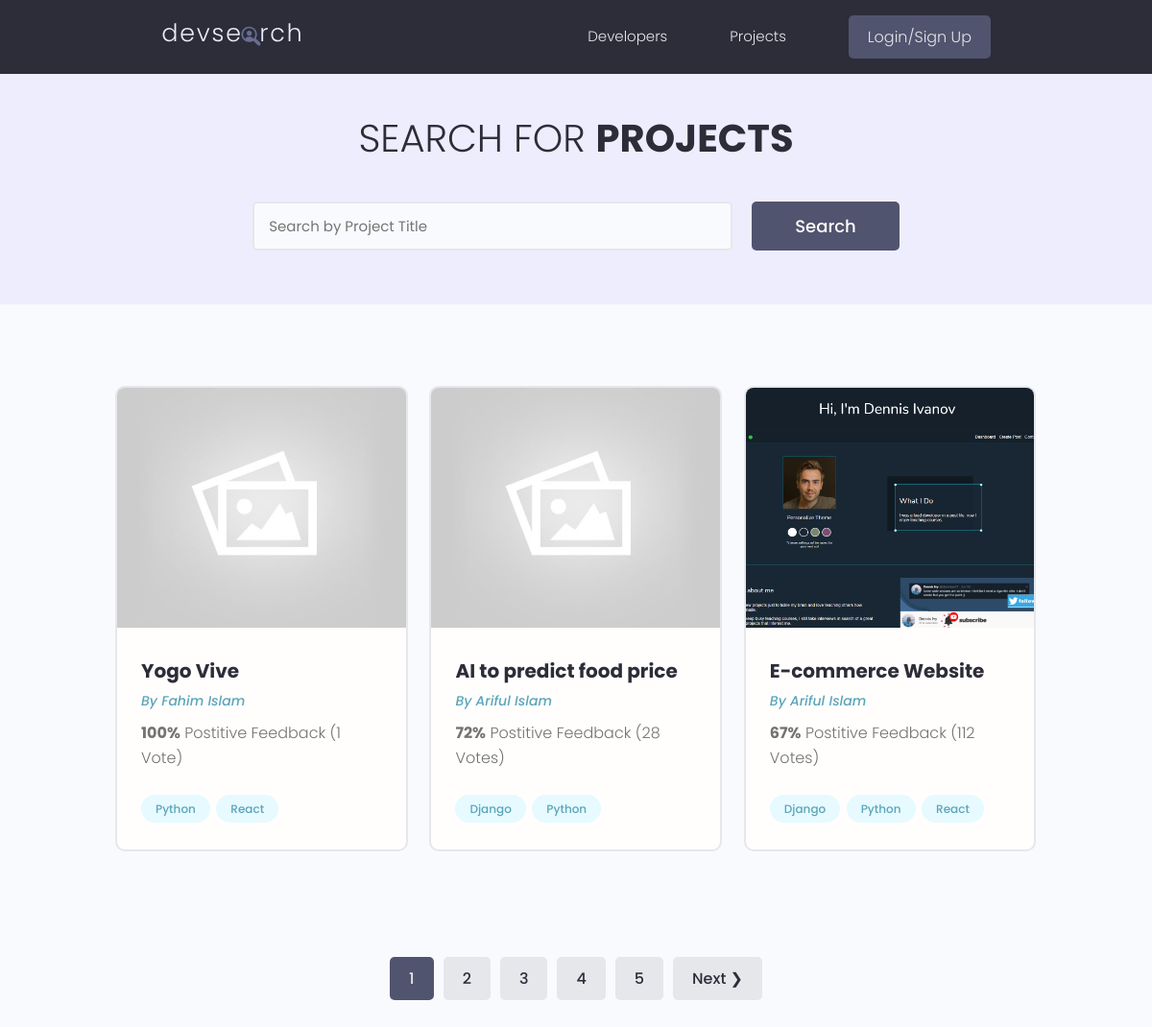
/projects/, run on the app's committed database.
### projects/models.py (models this page shows, shortened)
class Project(models.Model):
    owner = models.ForeignKey(Profile,null=True, blank=True, on_delete=models.CASCADE)
    title = models.CharField(max_length=200)
    description = models.TextField(null=True, blank=True)
    featured_image = models.ImageField(null=True, blank=True, default='default.jpg')
    demo_link = models.CharField(max_length=2000, null=True, blank=True)
    source_link = models.CharField(max_length=2000, null=True, blank=True)
    vote_total = models.IntegerField(default=0,null=True,blank=True)
    vote_ratio = models.IntegerField(default=0,null=True,blank=True)
    tags = models.ManyToManyField('Tag',blank=True)
    created = models.DateTimeField(auto_now_add=True)
    id = models.UUIDField(default=uuid.uuid4, unique=True,primary_key=True, editable=False)
    class Meta:
        ordering = ['-vote_ratio','-vote_total','title'] # -created to reverse

class Tag(models.Model):
    name = models.CharField(max_length=200)
    created = models.DateTimeField(auto_now_add=True)
    id = models.UUIDField(default=uuid.uuid4, unique=True,primary_key=True, editable=False)
    def __str__(self):
        return self.name

### users/models.py (models this page shows, shortened)
class Profile(models.Model):
    user = models.OneToOneField(User, on_delete=models.CASCADE, null=True,blank=True)
    name = models.CharField(max_length=200, blank=True, null=True)
    email = models.EmailField(max_length=500, blank=True, null=True)
    username = models.CharField(max_length=200, blank=True, null=True)
    location = models.CharField(max_length=200, blank=True, null=True)
    short_intro = models.CharField(max_length=200,blank=True, null=True)
    bio = models.TextField(blank=True, null=True)
    profile_image = models.ImageField(blank=True, null=True, upload_to = 'profiles/',default='profiles/user-default.png')
    social_github = models.CharField(max_length=200, blank=True, null=True)
    social_twitter = models.CharField(max_length=200, blank=True, null=True)
    social_linkedin = models.CharField(max_length=200, blank=True, null=True)
    social_youtube = models.CharField(max_length=200, blank=True, null=True)
    social_website = models.CharField(max_length=200, blank=True, null=True)
    created = models.DateTimeField(auto_now_add=True)
    id = models.UUIDField(default=uuid.uuid4, unique=True,primary_key=True, editable=False)
    class Meta:
        ordering = ['created'] # -created to reverse

### projects/views.py (the view)
# urls.py: path('projects/',include('projects.urls')),
def projects(request):
    projects, search_query = searchProject(request)
    custom_range, projects = paginateProjects(request, projects)
    context = {'projects': projects,'custom_range':custom_range, 'search_query':search_query}
    return render(request,'projects/projects.html',context)

### projects/utils.py (called while the page is built)
def paginateProjects(request, projects):
    page = request.GET.get('page')
    results = 3
    paginator = Paginator(projects,results)
    try:
        projects = paginator.page(page)
    except PageNotAnInteger:
        page=1
        projects = paginator.page(page)
    except EmptyPage:
        page = paginator.num_pages
        projects = paginator.page(page)
    leftIndex = (int(page) - 4)
    if leftIndex < 1:
        leftIndex = 1
    rightIndex = (int(page) + 5)
    if rightIndex > paginator.num_pages:
        rightIndex = paginator.num_pages + 1
    custom_range = range(leftIndex,rightIndex)
    return custom_range, projects

def searchProject(request):
    search_query = ''
    if request.GET.get('search_query'):
        search_query = request.GET.get('search_query')
    tags = Tag.objects.filter(name__icontains = search_query)
    projects = Project.objects.distinct().filter(
        Q(title__icontains=search_query) |
        Q(description__icontains = search_query) |
        Q(owner__name__icontains = search_query) |
        Q(tags__in = tags)
    )
    return projects, search_query

### projects/templates/projects/projects.html (shortened to what this page needs)
{% extends 'main.html' %}
{% block content %}
  <main class="projects">
    <section class="hero-section text-center">
      <div class="container container--narrow">
        <div class="hero-section__box">
          <h2>Search for <span>Projects</span></h2>
        </div>
        <div class="hero-section__search">
          <form class="form" action="{% url 'projects' %}" method="get">
            <div class="form__field">
              <input class="input input--text" id="formInput#search" type="text" name="search_query"
                value="{{search_query}}" placeholder="Search by Project Title" />
            </div>
            <input class="btn btn--sub btn--lg" type="submit" value="Search" />
          </form>
        </div>
      </div>
    </section>
    <section class="projectsList">
      <div class="container">
        <div class="grid grid--three">
            {% for project in projects %}
                <div class="column">
                    <div class="card project">
                    <a href="{% url 'project' project.id %}" class="project">
                        <img class="project__thumbnail" src="{{project.featured_image.url}}" alt="project thumbnail" />
                        <div class="card__body">
                        <h3 class="project__title">{{project.title}}</h3>
                        <p><a class="project__author" href="{% url 'user-profile' project.owner.id %}">By {{project.owner.name}}</a></p>
                        <p class="project--rating">
                            <span style="font-weight: bold;">{{project.vote_ratio}}%</span> Postitive
                            Feedback ({{project.vote_total}} Vote{{project.vote_total|pluralize:"s"}})
                        </p>
                        <div class="project__tags">
                            {% for tag in project.tags.all %}
                            <span class="tag tag--pill tag--main">
                            <small>{{tag}}</small>
                            </span>
                            {% endfor %}
                        </div>
                        </div>
                    </a>
                    </div>
                </div>
            {% endfor %}
        </div>
      </div>
    </section>
    {% include 'pagination.html' with queryset=projects custom_range=custom_range %}
  </main>
{% endblock %}

### templates/main.html (shortened to what this page needs)
<!DOCTYPE html>
{% load static %}
<html lang="en">
<head>
    <link rel="stylesheet" href="https://cdnjs.cloudflare.com/ajax/libs/font-awesome/4.7.0/css/font-awesome.min.css">
    <link rel="stylesheet" href="{% static 'uikit/styles/uikit.css' %}" />
    <link rel="stylesheet" href="{% static 'styles/app.css' %}" />
</head>
<body>
    {% include 'navbar.html' %}
    {% block content %}
    {% endblock  %}
</body>
</html>

### templates/navbar.html (shortened to what this page needs)
{% load static %}
  <header class="header">
    <div class="container container--narrow">
      <a href="{% url 'profiles' %}" class="header__logo">
        <img src="{% static 'images/logo.svg' %}" alt="DevSearch Logo" />
      </a>
      <nav class="header__nav">
        <ul class="header__menu">
          <li class="header__menuItem"><a href="{% url 'profiles' %}">Developers</a></li>
          <li class="header__menuItem"><a href="{% url 'projects' %}">Projects</a></li>
          {% if request.user.is_authenticated %}
          <li class="header__menuItem"><a href="{% url 'inbox' %}">Inbox</a></li>
          <li class="header__menuItem"><a href="{% url 'account' %}">Account</a></li>
          <li class="header__menuItem"><a href="{% url 'logout' %}" class="btn btn--sub">Logout</a></li>
          {% else %}
          <li class="header__menuItem"><a href="{% url 'login' %}" class="btn btn--sub">Login/Sign Up</a></li>
          {% endif %}
        </ul>
      </nav>
    </div>
  </header>

### templates/pagination.html (shortened to what this page needs)
{% if queryset.has_other_pages %}
    <div class="pagination">
        <ul class="container">
          {% for page in custom_range %}
            {% if page == queryset.number %}
              <li><a href="?search_query={{search_query}}&page={{page}}" class="btn page-link btn--sub">{{page}}</a></li>
            {% else %}
              <li><a href="?search_query={{search_query}}&page={{page}}" class="btn page-link">{{page}}</a></li>
            {% endif %}
          {% endfor %}
          {% if queryset.has_next %}
          <li><a href="?search_query={{search_query}}&page={{queryset.next_page_number}}" class="btn page-link">Next &#10095</a></li>
          {% endif %}
        </ul>
    </div>
{% endif %}

### static/styles/app.css (style rules this page uses)
:root { --color-sub: #2d2d39; }
.btn--sub { background-color: var(--color-sub-light); }
.card { border: 2px solid var(--color-light); }
img { width: 100%; }
.header { position: sticky; z-index: 111; background-color: var(--color-sub); padding: 1.5rem 0; }
.header > .container { display: flex; justify-content: space-between; align-items: center; }
.header__logo > img { height: 3.8rem; }
.header__nav > ul { display: inline-flex; align-items: center; list-style: none; gap: 6.5rem; }
.header__menuItem > a { color: var(--color-light); font-weight: 300; }
.hero-section { height: 40vh; display: flex; align-items: center; background-color: var(--color-sub); }
.hero-section__box { margin-bottom: 4rem; }
.hero-section__box > h2, .hero-section__box > h2 > span { font-size: 4rem; color: var(--color-light); line-height: 1.3; text-transform: uppercase; }
.hero-section__box > h2 { font-weight: 300; }
.hero-section__box > h2 > span { font-weight: 700; }
.hero-section__search > .form { display: flex; align-items: center; justify-content: center; gap: 2rem; }
.hero-section__search > .form input.input--text { width: 50rem; }
.pagination { margin-top: 8rem; margin-bottom: 10rem; }
.pagination > ul { flex-wrap: wrap; list-style: none; display: flex; align-items: center; justify-content: center; gap: 1rem; }
.pagination .btn { color: var(--color-sub); }
.pagination .btn.btn--sub { color: var(--color-light); }
.project__author { font-size: 1.4rem; font-style: italic; }
.project--rating { margin-bottom: 1.6em; margin-top: .5em; }
.projects > .hero-section { background: var(--color-sub-lighter); height: 30vh; }
.projects .hero-section__box { margin-bottom: 2.5rem; }
.projects .hero-section__box > h2 { color: var(--color-sub); }
.projects .hero-section__box > h2 > span { font-weight: 700; color: var(--color-sub); }
.projectsList { margin-top: 8rem; }
.project__thumbnail { height: 25rem; object-fit: cover; object-position: top center; }
.project__title { font-size: 2rem; font-weight: 700; color: var(--color-sub); }

### static/uikit/styles/modules/_variables.css (style rules this page uses)
:root { --color-main: #5aa5b9; --color-main-light: #e6faff; --color-sub: #3f4156; --color-sub-light: #51546e; --color-sub-lighter: #ededfd; --color-text: #737373; --color-gray: #8b8b8b; --color-light: #e5e7eb; --color-light-gray: #767676; --color-bg: #f8fafd; --color-white: #fffefd; --color-white-light: #f3f3f3; --color-success: #359e64; --color-success-bg: #def8e8; --color-error: #fc4b0b; --color-error-bg: #fff2ee; --font-base: 'Poppins', arial, helvetica, 'Segoe UI', roboto, ubuntu, sans-serif; --font-monospace: 'Fira Code', 'Courier New', courier, monospace; --font-regular: 300; --font-medium: 500; --font-bold: 700; --generic-shadow: 1px 1px 5px #00000010; --generic-transition: all 0.3s ease-in-out; }

### static/uikit/styles/modules/_base.css (style rules this page uses)
* { margin: 0; padding: 0; box-sizing: border-box; text-rendering: optimizeLegibility; color: inherit; font-size: inherit; }
html { font-size: 50%; }
@media only screen and (min-width: 480px) { html { font-size: 56.25%; } }
@media only screen and (min-width: 1200px) { html { font-size: 62.5%; } }
body { line-height: 1.6; font-weight: 400; font-size: 1.5rem; color: var(--color-text); background-color: var(--color-bg); min-height: 100vh; }

### static/uikit/styles/modules/_typography.css (style rules this page uses)
* { font-family: var(--font-base); }
h2 { font-size: 3.6rem; font-weight: var(--font-bold); }
h3 { font-size: 3.2rem; font-weight: var(--font-medium); }
p, span, strong { font-size: 1.6rem; color: var(--color-text); font-weight: var(--font-regular); }
a { padding-bottom: 2px; text-decoration: none; display: inline-block; color: var(--color-main); font-weight: var(--font-medium); }

### static/uikit/styles/modules/_utilities.css (style rules this page uses)
.container { width: 92%; max-width: 165rem; margin: 0 auto; box-sizing: border-box; }
.container--narrow { width: 92%; max-width: 120rem; }
@media screen and (min-width: 1000px) { .container { width: 90%; } }
@media screen and (min-width: 1000px) { .container--narrow { width: 85%; } }
@media screen and (min-width: 1200px) { .container { width: 80%; } }
@media screen and (min-width: 1200px) { .container--narrow { width: 72%; } }
.text-center { text-align: center; }

### static/uikit/styles/modules/_card.css (style rules this page uses)
.card { border-radius: 1rem; background-color: var(--color-white); border: 1.5px solid var(--color-light); width: auto; height: auto; margin-top: 0.5rem; margin-bottom: 0.5rem; overflow: hidden; }
.card__body, .card__header { padding: 2rem 2.5rem; }

### data on the page
Project: featured_image (placeholder picture), title "Yogo Vive", owner.name "Fahim Islam", vote_ratio "100", vote_total "1"
Tag: name "Python"
Tag: name "React"
Project: featured_image (placeholder picture), title "AI to predict food price", owner.name "Ariful Islam", vote_ratio "72", vote_total "28"
Tag: name "Django"
Project: featured_image (picture), title "E-commerce Website", owner.name "Ariful Islam", vote_ratio "67", vote_total "112"

### other printed values
{{ page }} "1"
{{ page }} "2" "3" "4" "5"
